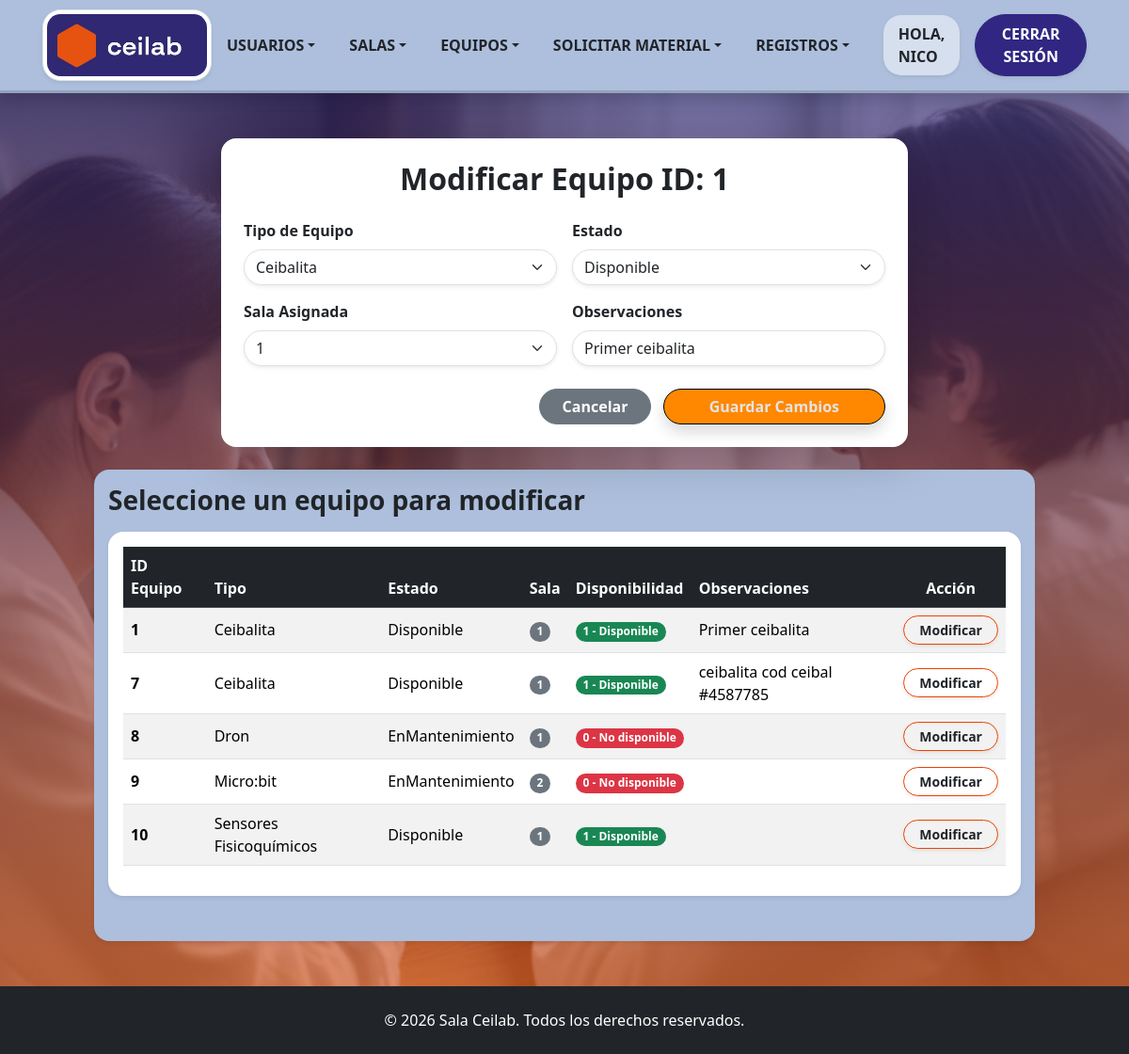
The page /Formularios/modEquipo.php?editar=1 (signed in) on the database as committed earlier.
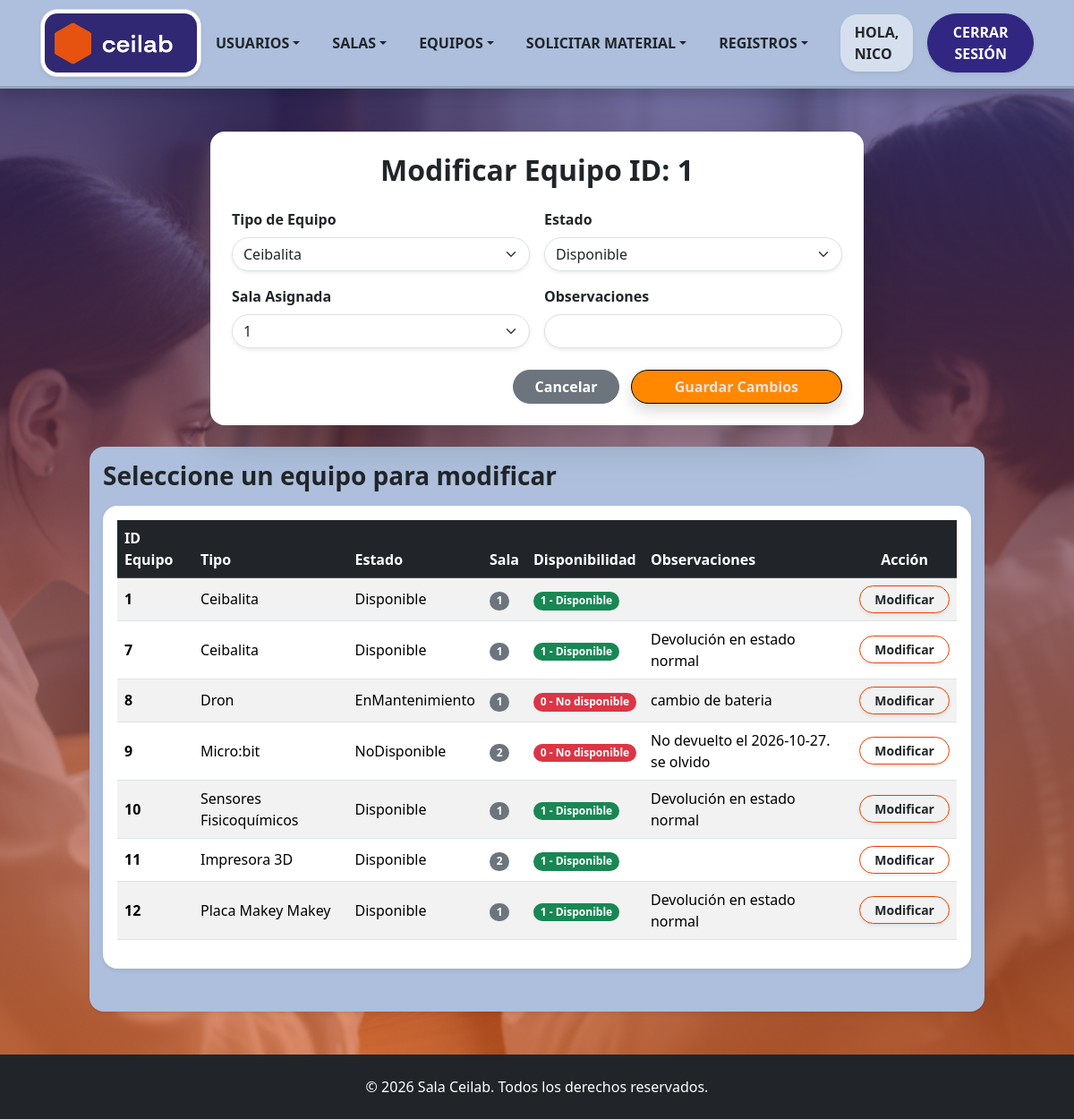
The same page on the database as committed later.
### tables this page shows
CREATE TABLE `equipo` (
  `IDEquipo` int(50) NOT NULL,
  `Estado` varchar(50) NOT NULL,
  `Observaciones` varchar(50) DEFAULT NULL,
  `Tipo` varchar(50) DEFAULT NULL,
  `IDSala_ceilab` int(11) NOT NULL,
  `Disponibilidad` tinyint(1) DEFAULT NULL,
  `activo` tinyint(1) NOT NULL DEFAULT 1
);

CREATE TABLE `sala_ceilab` (
  `IDSalon` int(15) NOT NULL,
  `Observaciones` varchar(50) DEFAULT NULL,
  `Disponibilidad` tinyint(1) DEFAULT NULL
);

### Clases/ClsEquipo.php (called while the page is built, shortened)
<?php
class ClsEquipo {
    public function listarEquipos($filtroTipo = '', $filtroDisponibilidad = '') {
        $objConexion = new Conexion();
        $link = $objConexion->conectar();
        $sql = "SELECT IDEquipo, Estado, Observaciones, Tipo, IDSala_ceilab, Disponibilidad
                FROM equipo WHERE activo = 1";
        $sql .= " ORDER BY IDEquipo ASC";
        $resultado = mysqli_query($link, $sql);
        $equipos = [];
        if ($resultado) {
            while ($row = mysqli_fetch_assoc($resultado)) {
                $equipos[] = $row;
            }
        }
        return $equipos;
    }
    public function obtenerEquipoPorId($idEquipo) {
        $objConexion = new Conexion();
        $link = $objConexion->conectar();
        $idEquipo = mysqli_real_escape_string($link, $idEquipo);
        $sql = "SELECT IDEquipo, Estado, Observaciones, Tipo, IDSala_ceilab, Disponibilidad FROM equipo WHERE IDEquipo = '$idEquipo' AND activo = 1";
        $resultado = mysqli_query($link, $sql);
        if ($resultado && $row = mysqli_fetch_assoc($resultado)) {
            return $row;
        }
        return null;
    }
}
?>

### Clases/ClsSala.php (called while the page is built, shortened)
<?php
class ClsSala {
    public function listarSalasFiltradas($idSalon = '', $disponibilidad = '') {
        $objConexion = new Conexion();
        $link = $objConexion->conectar();
        $sql = "SELECT IDSalon, Observaciones, Disponibilidad FROM sala_ceilab WHERE 1=1";
        $resultado = mysqli_query($link, $sql);
        $salas = [];
        if ($resultado) {
            while ($row = mysqli_fetch_assoc($resultado)) {
                $salas[] = $row;
            }
        }
        return $salas;
    }
}
?>

### Formularios/modEquipo.php (the view, shortened to what the changed rows need)
<?php
require_once '../Clases/ClsEquipo.php';
require_once '../Clases/ClsSala.php';
$objEquipo = new ClsEquipo();
$objSala = new ClsSala();
$equipoEditando = null;
if (isset($_GET['editar'])) {
    $equipoEditando = $objEquipo->obtenerEquipoPorId($_GET['editar']);
}
$listaEquipos = $objEquipo->listarEquipos();
$listaSalas = $objSala->listarSalasFiltradas();
?>
<!DOCTYPE html>
<html lang="es">
    <head>
        <link href="../bootstrap_theme/bootstrap.css" rel="stylesheet" type="text/css">
        <link rel="stylesheet" href="../Estilos/blocks.css">
        <link href="../Estilos/style.css" rel="stylesheet">
    </head>
    <body class="d-flex flex-column min-vh-100 bg-light">
        <section class="hero-section flex-fill pb-5 pt-5">
            <?php if ($equipoEditando): ?>
            <div class="container pb-4">
                <div class="row justify-content-center">
                    <div class="col-lg-8">
                        <div class="card shadow-lg border-0 rounded-4 p-4 bg-white bg-opacity-95">
                            <h2 class="text-center fw-bold text-dark mb-4">Modificar Equipo ID: <?php echo htmlspecialchars($equipoEditando['IDEquipo']); ?></h2>
                            <form action="modEquipo.php" method="POST" class="needs-validation" novalidate>
                                <div class="row g-3">
                                    <div class="col-md-6">
                                        <label for="tipo" class="form-label fw-bold text-dark">Tipo de Equipo</label>
                                        <select class="form-select rounded-3 shadow-sm" id="tipo" name="tipo" required>
                                            <?php
                                            $tiposPermitidos = ["Dron", "Ceibalita", "Micro:bit", "Placa Makey Makey", "Kit de robótica", "Sensores Fisicoquímicos", "Impresora 3D", "Lápiz 3D", "Microscopio USB"];
                                            foreach ($tiposPermitidos as $t) {
                                                $selected = ($equipoEditando['Tipo'] === $t) ? 'selected' : '';
                                                echo "<option value=\"$t\" $selected>$t</option>";
                                            }
                                            ?>
                                        </select>
                                    </div>
                                    <div class="col-md-6">
                                        <label for="estado" class="form-label fw-bold text-dark">Estado</label>
                                        <select class="form-select rounded-3 shadow-sm" id="estado" name="estado" required>
                                            <?php
                                            $estadosPermitidos = ["Disponible", "Reservado", "EnPrestamo", "EnMantenimiento", "NoDisponible"];
                                            foreach ($estadosPermitidos as $e) {
                                                $selected = ($equipoEditando['Estado'] === $e) ? 'selected' : '';
                                                echo "<option value=\"$e\" $selected>$e</option>";
                                            }
                                            ?>
                                        </select>
                                    </div>
                                    <div class="col-md-6">
                                        <label for="idSala" class="form-label fw-bold text-dark">Sala Asignada</label>
                                        <select class="form-select rounded-3 shadow-sm" id="idSala" name="idSala" required>
                                            <?php foreach ($listaSalas as $sala): ?>
                                                <option value="<?php echo htmlspecialchars($sala['IDSalon']); ?>" <?php echo ($equipoEditando['IDSala_ceilab'] == $sala['IDSalon']) ? 'selected' : ''; ?>>
                                                    <?php echo htmlspecialchars($sala['IDSalon']); ?>
                                                </option>
                                            <?php endforeach; ?>
                                        </select>
                                    </div>
                                    <div class="col-md-6">
                                        <label for="observaciones" class="form-label fw-bold text-dark">Observaciones</label>
                                        <input type="text" class="form-control rounded-3 shadow-sm" id="observaciones" name="observaciones" value="<?php echo htmlspecialchars($equipoEditando['Observaciones']); ?>">
                                    </div>
                                    <div class="col-12 text-end mt-4">
                                        <a href="modEquipo.php" class="btn btn-secondary fw-bold rounded-pill px-4 me-2">Cancelar</a>
                                        <button type="submit" class="btn btn-warning fw-bold rounded-pill px-5 shadow text-dark">Guardar Cambios</button>
                                    </div>
                                </div>
                            </form>
                        </div>
                    </div>
                </div>
            </div>
            <?php endif; ?>
            <div class="container pb-5 pt-3 rounded shadow-sm col-md-11 col-xl-10" style="background-color: #adbfdc;">
                <div class="row">
                    <div>
                        <?php if (count($listaEquipos) > 0): ?>
                            <div class="table-responsive bg-white p-3 shadow-sm rounded">
                                <table class="table table-striped table-hover align-middle">
                                    <thead class="table-dark">
                                        <tr>
                                            <th>ID Equipo</th>
                                            <th>Tipo</th>
                                            <th>Estado</th>
                                            <th>Sala</th>
                                            <th>Disponibilidad</th>
                                            <th>Observaciones</th>
                                            <th class="text-center">Acción</th>
                                        </tr>
                                    </thead>
                                    <tbody>
                                        <?php foreach ($listaEquipos as $eq):
                                            $disp = (string)$eq['Disponibilidad'];
                                            $esDisponible = ($disp === '1');
                                            $textoDisp = $esDisponible ? '1 - Disponible' : '0 - No disponible';
                                            $claseBadge = $esDisponible ? 'success' : 'danger';
                                        ?>
                                            <tr>
                                                <td class="fw-bold"><?php echo htmlspecialchars($eq['IDEquipo']); ?></td>
                                                <td><?php echo htmlspecialchars($eq['Tipo']); ?></td>
                                                <td><?php echo htmlspecialchars($eq['Estado']); ?></td>
                                                <td><span class="badge bg-secondary"><?php echo htmlspecialchars($eq['IDSala_ceilab']); ?></span></td>
                                                <td>
                                                    <span class="badge bg-<?php echo $claseBadge; ?>">
                                                        <?php echo $textoDisp; ?>
                                                    </span>
                                                </td>
                                                <td><?php echo htmlspecialchars($eq['Observaciones']); ?></td>
                                                <td class="text-center">
                                                    <a href="modEquipo.php?editar=<?php echo urlencode($eq['IDEquipo']); ?>" class="btn btn-sm btn-outline-warning text-dark fw-bold px-3 rounded-pill shadow-sm">Modificar</a>
                                                </td>
                                            </tr>
                                        <?php endforeach; ?>
                                    </tbody>
                                </table>
                            </div>
                        <?php else: ?>
                            <div class='alert alert-info text-center bg-white mb-0'>No hay equipos registrados actualmente para modificar.</div>
                        <?php endif; ?>
                    </div>
                </div>
            </div>
        </section>
    </body>
</html>

Rows that differ between the two databases and show on the page:
changed equipo id 1: observaciones "Primer ceibalita" → (not shown); Observaciones "Primer ceibalita" → (not shown)
changed equipo id 7: Observaciones "ceibalita cod ceibal #4587785" → "Devolución en estado normal"
changed equipo "Dron": Observaciones (not shown) → "cambio de bateria"
changed equipo "Micro:bit": Estado "EnMantenimiento" → "NoDisponible"; Observaciones (not shown) → "No devuelto el 2026-10-27. se olvido"
changed equipo "Sensores Fisicoquímicos": Observaciones (not shown) → "Devolución en estado normal"
added equipo: IDEquipo "11", Tipo "Impresora 3D", Estado "Disponible", IDSala_ceilab "2", Disponibilidad "1 - Disponible"
added equipo: IDEquipo "12", Tipo "Placa Makey Makey", Estado "Disponible", IDSala_ceilab "1", Disponibilidad "1 - Disponible", Observaciones "Devolución en estado normal"
